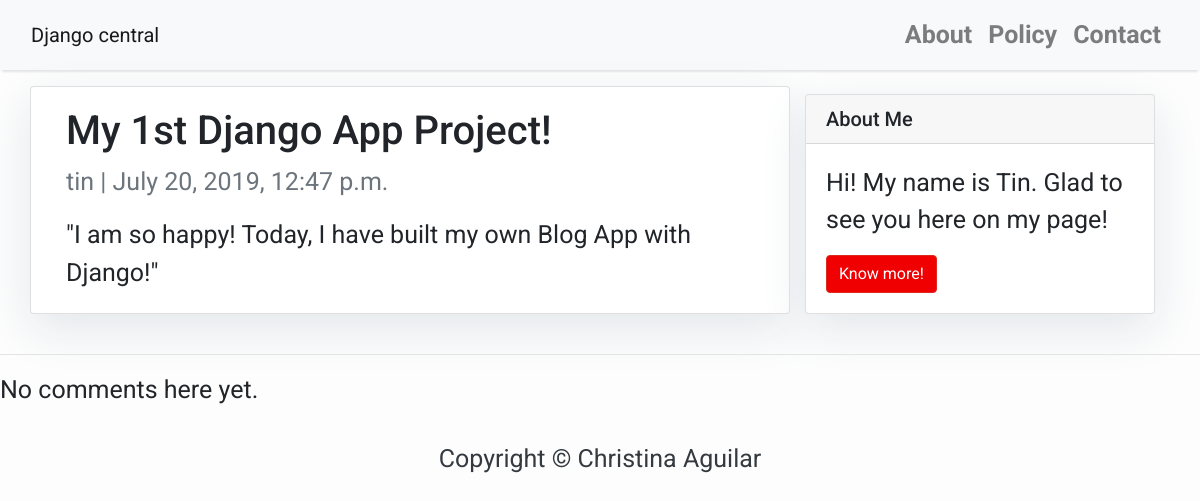
/my-first-python-django-project/, run on the app's committed database.
### blog/models.py (models this page shows, shortened)
class Post(models.Model):
    title = models.CharField(max_length=200, unique=True)
    slug = models.SlugField(max_length=200, unique=True)
    author = models.ForeignKey(User, on_delete= models.CASCADE,related_name='blog_posts')
    updated_on = models.DateTimeField(auto_now= True)
    content = models.TextField()
    created_on = models.DateTimeField(auto_now_add=True)
    status = models.IntegerField(choices=STATUS, default=0)
    class Meta:
        ordering = ['-created_on']

### blog/views.py (the view)
# urls.py: path('<slug:slug>/', views.PostDetail.as_view(), name='post_detail'),
class PostDetail(generic.DetailView):
    model = Post
    template_name = 'post_detail.html'

### templates/post_detail.html
{% extends 'base.html' %} {% block content %}
<div class="container">
  <div class="row">
    <div class="col-md-8 card mb-4  mt-3 left  top">
      <div class="card-body">
        <h1>{% block title %} {{ object.title }} {% endblock title %}</h1>
        <p class=" text-muted">{{ post.author }} | {{ post.created_on }}</p>
        <p class="card-text ">{{ object.content | safe }}</p>
      </div>
    </div>
    {% block sidebar %} {% include 'sidebar.html' %} {% endblock sidebar %}
  </div>
</div>
<hr>
{% for comment in post.comments.all %}
    <div class="comment">
        <div class="date">{{ comment.created_date }}</div>
        <strong>{{ comment.author }}</strong>
        <p>{{ comment.text|linebreaks }}</p>
    </div>
{% empty %}
    <p>No comments here yet. </p>
{% endfor %}
{% endblock content %}

### templates/base.html (style rules this page uses)
body { font-family: "Roboto", sans-serif; font-size: 25px; background-color: #fdfdfd; }

### templates/sidebar.html (style rules this page uses)
.card { box-shadow: 0 16px 48px #E3E7EB; }

### data on the page
Post: title "My 1st Django App Project!", author "tin", created_on "July 20, 2019, 12:47 p.m.", content "\"I am so happy! Today, I have built my own Blog App with Django!\""
